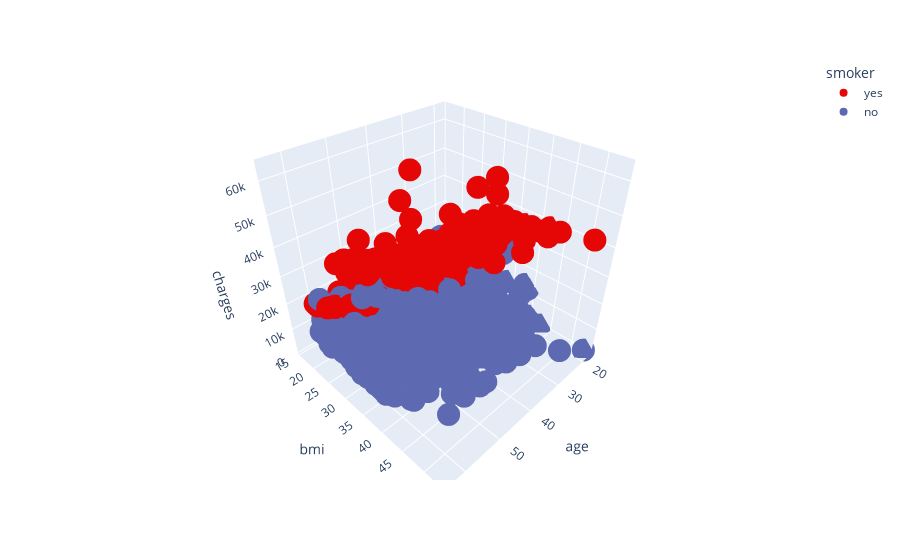

The cell this chart's notebook holds for it:
### Markdown cell above
It is possible to draw a graph that considers age, bmi and whether you are a smoker by using a 3d plot. It is slightly hard to read but in theory, if you had someone's age, bmi and smoker status you coulkd find the correct area on the graph and predict their insurance charges.

### Code cell
fig = px.scatter_3d(df, x='age', y='bmi', z='charges', color='smoker',
                    color_discrete_map={'yes': "#E50606", 'no': '#5D69B1'})
fig.show()

### Figure 1 — Plotly figure (JSON) as saved in the notebook; plotly's stock layout.template omitted (floating-point values rounded to 4 significant figures; data arrays with more than 128 entries replaced by an {"elided": "..."} marker saying what was removed)
{"data": [{"hovertemplate": "smoker=yes<br>age=%{x}<br>bmi=%{y}<br>charges=%{z}<extra></extra>", "legendgroup": "yes", "marker": {"color": "#E50606", "symbol": "circle"}, "mode": "markers", "name": "yes", "scene": "scene", "showlegend": true, "type": "scatter3d", "x": {"elided": "274 int values"}, "y": {"elided": "274 float values"}, "z": {"elided": "274 float values"}}, {"hovertemplate": "smoker=no<br>age=%{x}<br>bmi=%{y}<br>charges=%{z}<extra></extra>", "legendgroup": "no", "marker": {"color": "#5D69B1", "symbol": "circle"}, "mode": "markers", "name": "no", "scene": "scene", "showlegend": true, "type": "scatter3d", "x": {"elided": "1064 int values"}, "y": {"elided": "1064 float values"}, "z": {"elided": "1064 float values"}}], "layout": {"legend": {"title": {"text": "smoker"}, "tracegroupgap": 0}, "margin": {"t": 60}, "scene": {"domain": {"x": [0, 1], "y": [0, 1]}, "xaxis": {"title": {"text": "age"}}, "yaxis": {"title": {"text": "bmi"}}, "zaxis": {"title": {"text": "charges"}}}}}
